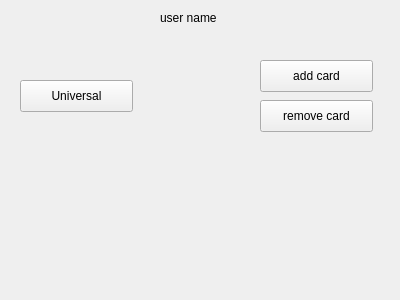
<?xml version="1.0" encoding="UTF-8"?>
<ui version="4.0">
 <class>UserForm</class>
 <widget class="QWidget" name="UserForm">
  <property name="geometry">
   <rect>
    <x>0</x>
    <y>0</y>
    <width>400</width>
    <height>300</height>
   </rect>
  </property>
  <property name="windowTitle">
   <string>Form</string>
  </property>
  <widget class="QLabel" name="label">
   <property name="geometry">
    <rect>
     <x>160</x>
     <y>10</y>
     <width>91</width>
     <height>16</height>
    </rect>
   </property>
   <property name="text">
    <string>user name</string>
   </property>
  </widget>
  <widget class="QPushButton" name="card1">
   <property name="geometry">
    <rect>
     <x>20</x>
     <y>80</y>
     <width>113</width>
     <height>32</height>
    </rect>
   </property>
   <property name="cursor">
    <cursorShape>PointingHandCursor</cursorShape>
   </property>
   <property name="text">
    <string>Universal</string>
   </property>
  </widget>
  <widget class="QPushButton" name="addCard">
   <property name="geometry">
    <rect>
     <x>260</x>
     <y>60</y>
     <width>113</width>
     <height>32</height>
    </rect>
   </property>
   <property name="cursor">
    <cursorShape>PointingHandCursor</cursorShape>
   </property>
   <property name="text">
    <string>add card</string>
   </property>
  </widget>
  <widget class="QPushButton" name="removeCard">
   <property name="geometry">
    <rect>
     <x>260</x>
     <y>100</y>
     <width>113</width>
     <height>32</height>
    </rect>
   </property>
   <property name="cursor">
    <cursorShape>PointingHandCursor</cursorShape>
   </property>
   <property name="text">
    <string>remove card</string>
   </property>
  </widget>
 </widget>
 <resources/>
 <connections/>
</ui>
